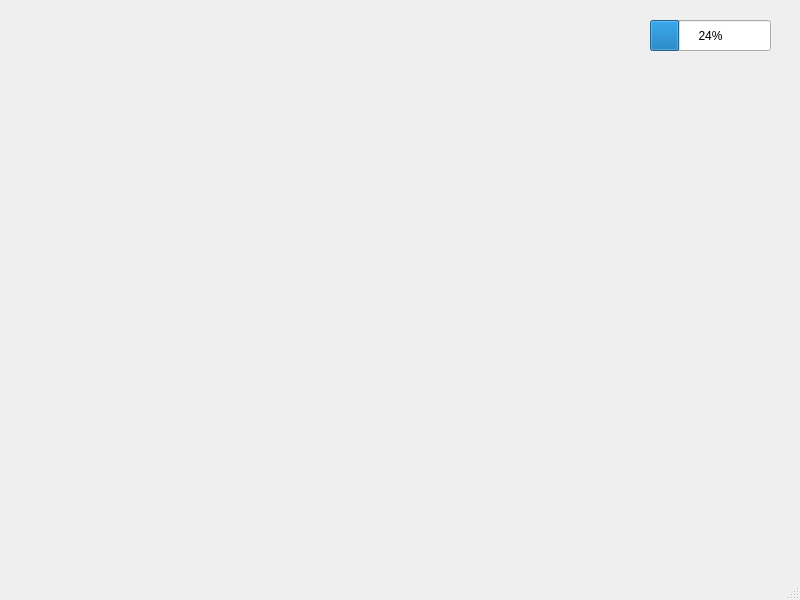
<?xml version="1.0" encoding="UTF-8"?>
<ui version="4.0">
 <class>MainWindow</class>
 <widget class="QMainWindow" name="MainWindow">
  <property name="geometry">
   <rect>
    <x>0</x>
    <y>0</y>
    <width>800</width>
    <height>600</height>
   </rect>
  </property>
  <property name="windowTitle">
   <string>MainWindow</string>
  </property>
  <widget class="QWidget" name="centralwidget">
   <widget class="QProgressBar" name="progressBar">
    <property name="geometry">
     <rect>
      <x>650</x>
      <y>20</y>
      <width>121</width>
      <height>31</height>
     </rect>
    </property>
    <property name="value">
     <number>24</number>
    </property>
   </widget>
  </widget>
  <widget class="QMenuBar" name="menubar">
   <property name="geometry">
    <rect>
     <x>0</x>
     <y>0</y>
     <width>800</width>
     <height>22</height>
    </rect>
   </property>
  </widget>
  <widget class="QStatusBar" name="statusbar"/>
 </widget>
 <resources/>
 <connections/>
</ui>
